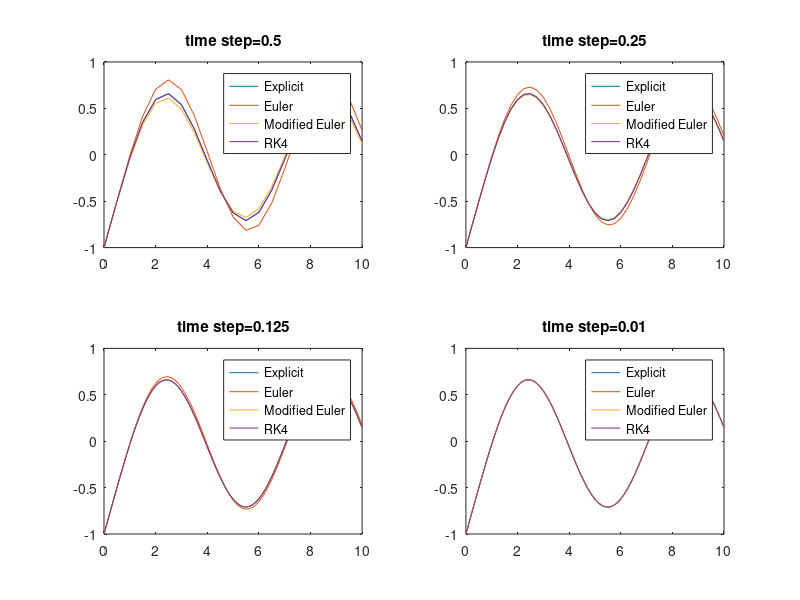

Recreate this plot in MATLAB.
clear;clc;clf
subplot(2,2,1)
t=0:0.5:10;
h=t(2)-t(1); %step
x=ones(1,length(t));
f=ones(1,length(t));
x(1)=-1;
i=1;

% Explicit Soln
xe=-0.5*cos(t)+0.5*sin(t)-0.5*exp(-t);
plot(t,xe)
hold on

% Euler Method
while(t(i)<=10)
    f(i)=sin(t(i))-x(i);
    if i==length(t)
        break
    end
    x(i+1)=x(i)+f(i)*h;
    i=i+1;
end
plot(t,x)

% Heun's Method
i=1;
while(t(i)<=10)
    f(i)=sin(t(i))-x(i);
    if i==length(t)
        break
    end
    x(i+1)=x(i)+f(i)*h;
    f(i+1)=sin(t(i+1))-x(i+1);
    x(i+1)=x(i)+(f(i)+f(i+1))*h/2;
    i=i+1;
end
plot(t,x)

% RK4
i=1;
while(t(i)<=10)
    f1(i)=sin(t(i))-x(i);
    f2(i)=sin(t(i)+h/2)-(x(i)+h*f1(i)/2);
    f3(i)=sin(t(i)+h/2)-(x(i)+h*f2(i)/2);
    f4(i)=sin(t(i)+h)-(x(i)+h*f3(i));
    if i==length(t)
        break
    end
    x(i+1)=x(i)+h*(f1(i)+2*f2(i)+2*f3(i)+f4(i))/6;
    i=i+1;
end
plot(t,x)

legend('Explicit','Euler','Modified Euler','RK4')
title('time step=0.5')

subplot(2,2,2)
t=0:0.25:10;
h=t(2)-t(1); %step
x=ones(1,length(t));
f=ones(1,length(t));
x(1)=-1;
i=1;

% Explicit Soln
xe=-0.5*cos(t)+0.5*sin(t)-0.5*exp(-t);
plot(t,xe)
hold on

% Euler Method
while(t(i)<=10)
    f(i)=sin(t(i))-x(i);
    if i==length(t)
        break
    end
    x(i+1)=x(i)+f(i)*h;
    i=i+1;
end
plot(t,x)

% Heun's Method
i=1;
while(t(i)<=10)
    f(i)=sin(t(i))-x(i);
    if i==length(t)
        break
    end
    x(i+1)=x(i)+f(i)*h;
    f(i+1)=sin(t(i+1))-x(i+1);
    x(i+1)=x(i)+(f(i)+f(i+1))*h/2;
    i=i+1;
end
plot(t,x)

% RK4
i=1;
while(t(i)<=10)
    f1(i)=sin(t(i))-x(i);
    f2(i)=sin(t(i)+h/2)-(x(i)+h*f1(i)/2);
    f3(i)=sin(t(i)+h/2)-(x(i)+h*f2(i)/2);
    f4(i)=sin(t(i)+h)-(x(i)+h*f3(i));
    if i==length(t)
        break
    end
    x(i+1)=x(i)+h*(f1(i)+2*f2(i)+2*f3(i)+f4(i))/6;
    i=i+1;
end
plot(t,x)

legend('Explicit','Euler','Modified Euler','RK4')
title('time step=0.25')

subplot(2,2,3)
t=0:0.125:10;
h=t(2)-t(1); %step
x=ones(1,length(t));
f=ones(1,length(t));
x(1)=-1;
i=1;

% Explicit Soln
xe=-0.5*cos(t)+0.5*sin(t)-0.5*exp(-t);
plot(t,xe)
hold on

% Euler Method
while(t(i)<=10)
    f(i)=sin(t(i))-x(i);
    if i==length(t)
        break
    end
    x(i+1)=x(i)+f(i)*h;
    i=i+1;
end
plot(t,x)

% Heun's Method
i=1;
while(t(i)<=10)
    f(i)=sin(t(i))-x(i);
    if i==length(t)
        break
    end
    x(i+1)=x(i)+f(i)*h;
    f(i+1)=sin(t(i+1))-x(i+1);
    x(i+1)=x(i)+(f(i)+f(i+1))*h/2;
    i=i+1;
end
plot(t,x)

% RK4
i=1;
while(t(i)<=10)
    f1(i)=sin(t(i))-x(i);
    f2(i)=sin(t(i)+h/2)-(x(i)+h*f1(i)/2);
    f3(i)=sin(t(i)+h/2)-(x(i)+h*f2(i)/2);
    f4(i)=sin(t(i)+h)-(x(i)+h*f3(i));
    if i==length(t)
        break
    end
    x(i+1)=x(i)+h*(f1(i)+2*f2(i)+2*f3(i)+f4(i))/6;
    i=i+1;
end
plot(t,x)

legend('Explicit','Euler','Modified Euler','RK4')
title('time step=0.125')

subplot(2,2,4)
t=0:0.01:10;
h=t(2)-t(1); %step
x=ones(1,length(t));
f=ones(1,length(t));
x(1)=-1;
i=1;

% Explicit Soln
xe=-0.5*cos(t)+0.5*sin(t)-0.5*exp(-t);
plot(t,xe)
hold on

% Euler Method
while(t(i)<=10)
    f(i)=sin(t(i))-x(i);
    if i==length(t)
        break
    end
    x(i+1)=x(i)+f(i)*h;
    i=i+1;
end
plot(t,x)

% Heun's Method
i=1;
while(t(i)<=10)
    f(i)=sin(t(i))-x(i);
    if i==length(t)
        break
    end
    x(i+1)=x(i)+f(i)*h;
    f(i+1)=sin(t(i+1))-x(i+1);
    x(i+1)=x(i)+(f(i)+f(i+1))*h/2;
    i=i+1;
end
plot(t,x)

% RK4
i=1;
while(t(i)<=10)
    f1(i)=sin(t(i))-x(i);
    f2(i)=sin(t(i)+h/2)-(x(i)+h*f1(i)/2);
    f3(i)=sin(t(i)+h/2)-(x(i)+h*f2(i)/2);
    f4(i)=sin(t(i)+h)-(x(i)+h*f3(i));
    if i==length(t)
        break
    end
    x(i+1)=x(i)+h*(f1(i)+2*f2(i)+2*f3(i)+f4(i))/6;
    i=i+1;
end
plot(t,x)

legend('Explicit','Euler','Modified Euler','RK4')
title('time step=0.01')